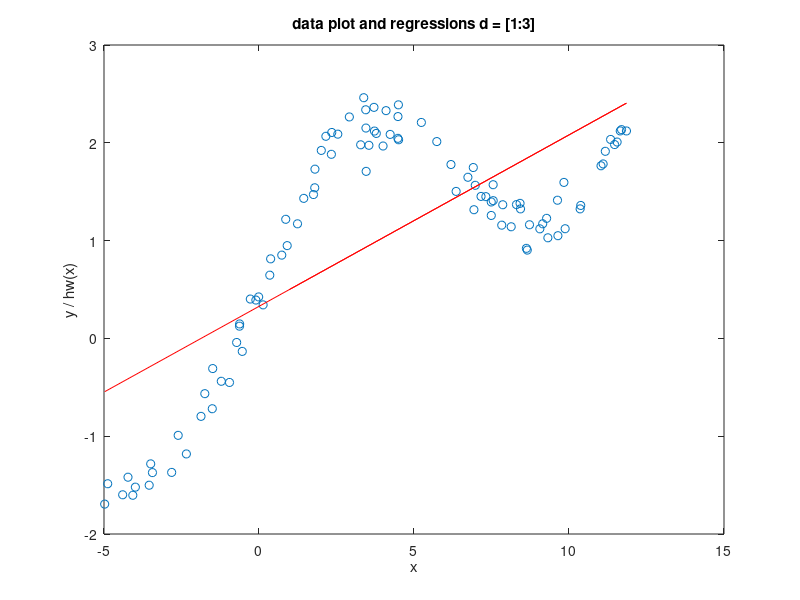

Write the MATLAB code that produced this figure. (Note: this script raises an error after producing the figure.)
% COMP 6321 Machine Learning, Fall 2016
% Federico O'Reilly Regueiro - 40012304
% Assignment 1, due September 30

%%%% Q 1a %%%%
x = load('hw1x.dat');
y = load('hw1y.dat');

% plot x against y, use circles and avoid plotting connecting lines
figh1 = figure(1);
plot(x, y, 'o');
title('data plot and regressions d = [1:3]');
ylabel('y / hw(x)');
xlabel('x');

%%%% Q 1b %%%%
x = [x, ones(length(x),1)];

% w = inv(x'*x) * x'*y;
w = (x' * x) \ x'*y;

hold on;

% just plot the lie between the en
endpoints = [min(x), max(x)];

plot(endpoints, (w(1).* endpoints + w(2)), 'r');

jh_lin = trainingErr(x, w, y);

%%%% Q 1e %%%% TODO is this a better fit? write in doc
[w2, x_prime] = PolyRegress(x,y,2);
plot(x(:,size(x,2)-1), x_prime*w2, 'g.')

jh_quad = trainingErr(x_prime, w2, y);

%%%% Q 1f %%%% TODO is this a better fit? write in doc
[w3, x_prime] = PolyRegress(x,y,3);
plot(x(:,size(x,2)-1), x_prime*w3, 'k+')

jh_cub = trainingErr(x_prime, w3, y);

legend('data points', ['linear regression, MSE=',num2str(jh_lin)], ...
  ['quadratic regression, MSE=', num2str(jh_quad)], ...
  ['cubic regression, MSE=', num2str(jh_cub)], 'location', 'southeast');
hold off;
set(figh1,'Units','normalized');
set(figh1,'Position',[0 0.2 0.8 0.7]);

%%%% Q 1h %%%%
[d, train_error, test_error] = k_fold_cv (x, y, 5);
figh2 = figure(2);
subplot(1,2,1);
plot(mean(test_error, 2));
hold on;
% Plot the finite difference for the test errors
diff_abscissa = 2:size(test_error,1);
test_err_diff = diff(mean(test_error,2));
% plot non-positive finite difference
idx = test_err_diff < 0;
plot(diff_abscissa(idx),test_err_diff(idx), 'g*' );
% plot positive finite difference
idx = test_err_diff >= 0;
plot(diff_abscissa(idx),test_err_diff(idx), 'rx' );
plot(1:d+2, zeros(d+2, 1), 'k-');
hold off;
title('Data plot and regressions');
ylabel('validation MSE');
xlabel('d - order of polynomial regression');
legend('mean of testing errors (mte)', ...
   'negative fd(mte) ( ie. mte(d) - mte(d-1) < 0 )', ...
   'positive fd(mte)', 'location', 'southeast');
[wd, x_poly] = PolyRegress(x,y,d);
jh_d = trainingErr(x_poly, wd, y);
subplot(1,2,2);
plot(x(:,1), y, 'o');
hold on;
plot(x(:, size(x,2)-1), x_poly*wd, 'r*'); 
hold off;
title({'Data plot and polynomial regresion ', ['of order ', num2str(d), ...
  ' obtained via 5-fold cross validation']});
ylabel('y / hw(x)');
xlabel('x');
legend('data points', [num2str(d), '-order polynomial regresion, MSE=', ...
    num2str(jh_d)], 'location', 'southeast');
set(figh2,'Units','normalized');
set(figh2,'Position',[0.1 0.15 0.8 0.7]);
% display to the console
mean_train_error = mean(train_error, 2)
mean_test_error = mean(test_error, 2)
    
%%%% Q 1i %%%%
[d, train_error_norm, test_error_norm] = k_fold_cv (x, y, 5, true);
figh3 = figure(3);
subplot(1,2,1);
plot(mean(test_error_norm, 2));
hold on;
% Plot the finite difference for the test errors
diff_abscissa = 2:size(test_error_norm,1);
test_err_norm_diff = diff(mean(test_error_norm,2));
% plot non-positive finite difference
idx = test_err_norm_diff < 0;
plot(diff_abscissa(idx),test_err_norm_diff(idx), 'g*' );
% plot positive finite difference
idx = test_err_norm_diff >= 0;
plot(diff_abscissa(idx),test_err_norm_diff(idx), 'rx' );
plot(1:d+2, zeros(d+2, 1), 'k-');
hold off;
title('Data plot and regressions, normalized');
ylabel('validation MSE');
xlabel('d - order of polynomial regression');
legend('mean of testing errors (mte)', ...
   'negative fd(mte) ( ie. mte(d) - mte(d-1) < 0 )', ...
   'positive fd(mte)', 'location', 'southeast');
[wd, x_poly] = PolyRegress(x,y,d, true);
jh_d = trainingErr(x_poly, wd, y);
subplot(1,2,2);
plot(x(:,1), y, 'o');
hold on;
plot(x(:, size(x,2)-1), x_poly*wd, 'r*'); 
hold off;
title({'Data plot and normalized polynomial regresion', ['of order ', num2str(d), ...
  ' obtained via 5-fold cross validation']});
ylabel('y / hw(x)');
xlabel('x');
legend('data points', [num2str(d), '-order polynomial regresion, MSE=', ...
    num2str(jh_d)], 'location', 'southeast');
set(figh3,'Units','normalized');
set(figh3,'Position',[0.2 0.1 0.8 0.7]);
% display to the console
mean_train_error_norm = mean(train_error_norm, 2)
mean_test_error_norm = mean(test_error_norm, 2)

support_1g;



